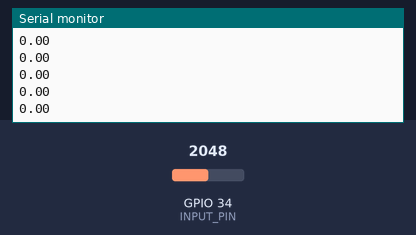
A sketch run on a simulated ESP32. Shown: the last lines printed to the serial monitor. The inputs (shaded band) are chosen by the test bench; at power-on: GPIO 34 (INPUT_PIN) = 2048 (analog values on the 0–4095 scale).

Above: at 1.2 s.
1.3 s: GPIO 34 (INPUT_PIN) set to 2866
At 1.9 s:
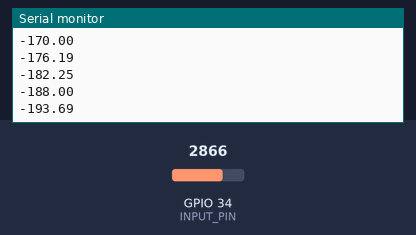
2.8 s: GPIO 34 (INPUT_PIN) set to 3603
At 3.7 s:
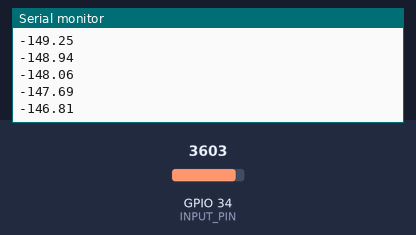
Timing chart, 0 to 5.8 s (numbered marks = the images above; inputs shaded):
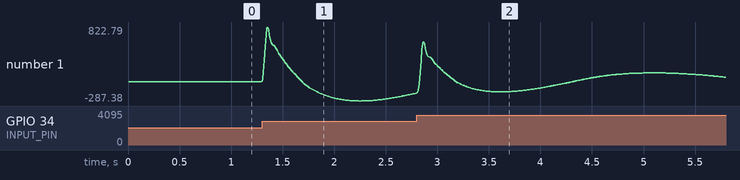

The sketch:

EEG_ESP_with_centering.ino
```cpp
#define SAMPLE_RATE 256             // Sampling rate in Hz
#define BAUD_RATE 9600             // Serial speed
#define INPUT_PIN 34                 // Use ADC1 channel on GPIO34
#define ADC_RESOLUTION 12            // ESP32 max ADC resolution (12-bit)
#define V_REF 3.3                    // ADC reference voltage in volts
#define ADC_MID 2048                 // Midpoint of 12-bit ADC (virtual 0V)

void setup() {
  Serial.begin(BAUD_RATE);
  analogReadResolution(ADC_RESOLUTION);  // Set ADC to 12-bit (0–4095)
}

void loop() {
  static unsigned long lastMicros = 0;
  unsigned long now = micros();
  unsigned long interval = 1000000UL / SAMPLE_RATE;

  if (now - lastMicros >= interval) {
    lastMicros = now;

    int raw_adc = analogRead(INPUT_PIN);                    // Read from ADC
    float signal = raw_adc - ADC_MID;                       // Remove 1.65V bias (simulate 0V-centered signal)
    float filtered = EEGFilter(signal);                     // Apply digital filter
    Serial.println(filtered, 2);                            // Output filtered signal
  }
}

// -------------------- Digital IIR Bandpass Filter --------------------
// Designed in cascaded biquad form, cutoff ~1–50 Hz, fs = 500 Hz
float EEGFilter(float input) {
  float output = input;

  {
    static float z1, z2;
    float x = output - -0.95391350 * z1 - 0.25311356 * z2;
    output = 0.00735282 * x + 0.01470564 * z1 + 0.00735282 * z2;
    z2 = z1;
    z1 = x;
  }
  {
    static float z1, z2;
    float x = output - -1.20596630 * z1 - 0.60558332 * z2;
    output = 1.00000000 * x + 2.00000000 * z1 + 1.00000000 * z2;
    z2 = z1;
    z1 = x;
  }
  {
    static float z1, z2;
    float x = output - -1.97690645 * z1 - 0.97706395 * z2;
    output = 1.00000000 * x + -2.00000000 * z1 + 1.00000000 * z2;
    z2 = z1;
    z1 = x;
  }
  {
    static float z1, z2;
    float x = output - -1.99071687 * z1 - 0.99086813 * z2;
    output = 1.00000000 * x + -2.00000000 * z1 + 1.00000000 * z2;
    z2 = z1;
    z1 = x;
  }

  return output;
}
```

Measured:
- after the input at 1.3 s, the serial monitor: prints a new line at once (image 1)
- plotted number 1: 0 → -168.63 after the input at 1.3 s
